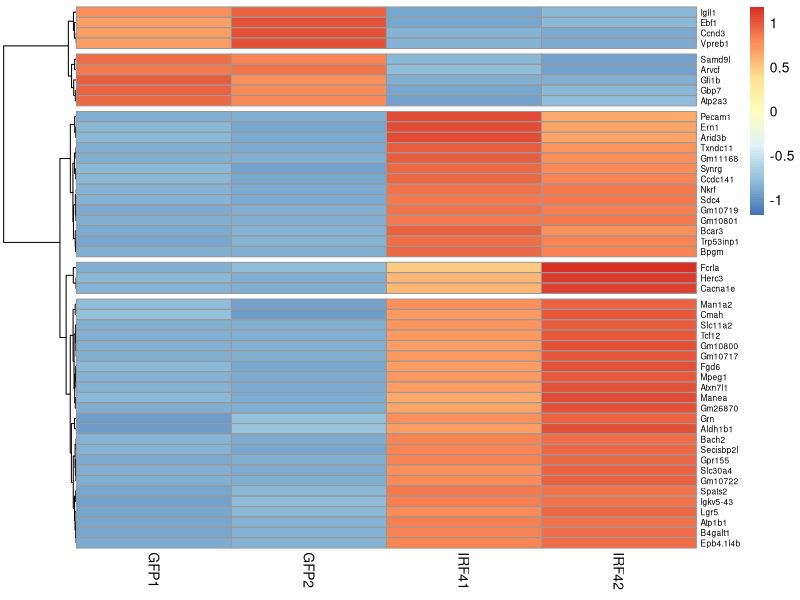

Write R code to recreate this figure.
# prerequisits
library(readxl)
library(tidyverse)
library(pheatmap)

# import data
RNA <- read_excel("data/GFPvIRF4.xlsx")

# Step 1: Generate a set of genes, that includes only the top 30 genes by padj
# at the same time making sure that padj is below < 0.01
RNA_hm <- RNA %>%
  filter(padj < 0.01) %>%
  slice_min(padj, n = 50, with_ties = FALSE) %>%
  arrange(log2FoldChange)

# Step 2: Create a row-names vector for plotting
Row_names <- as_vector(RNA_hm$geneSymbol)

# Step 3: rename columns to more sensical names
RNA_hm_2 <- RNA_hm %>%
  select(X_alignedData.Sample25_lisa_T11_GFP_r1_Aligned.out.bam,
         X_alignedData.Sample26_lisa_T11_GFP_r2_Aligned.out.bam,
         X_alignedData.Sample27_lisa_T11_IRF4_r1_Aligned.out.bam,
         X_alignedData.Sample28_lisa_T11_IRF4_r2_Aligned.out.bam
  ) %>%
  rename(
    GFP1 = X_alignedData.Sample25_lisa_T11_GFP_r1_Aligned.out.bam,
    GFP2 = X_alignedData.Sample26_lisa_T11_GFP_r2_Aligned.out.bam,
    IRF41 = X_alignedData.Sample27_lisa_T11_IRF4_r1_Aligned.out.bam,
    IRF42 = X_alignedData.Sample28_lisa_T11_IRF4_r2_Aligned.out.bam
  )

# Step 4: plot using pheatmap, euclidian clustering normalization to rows
dat <- as.matrix(RNA_hm_2)
rownames(dat) <- Row_names
pheatmap(dat, cutree_rows = 5,
         scale = "row",
         cluster_cols = FALSE,
         fontsize_row = 6
)

